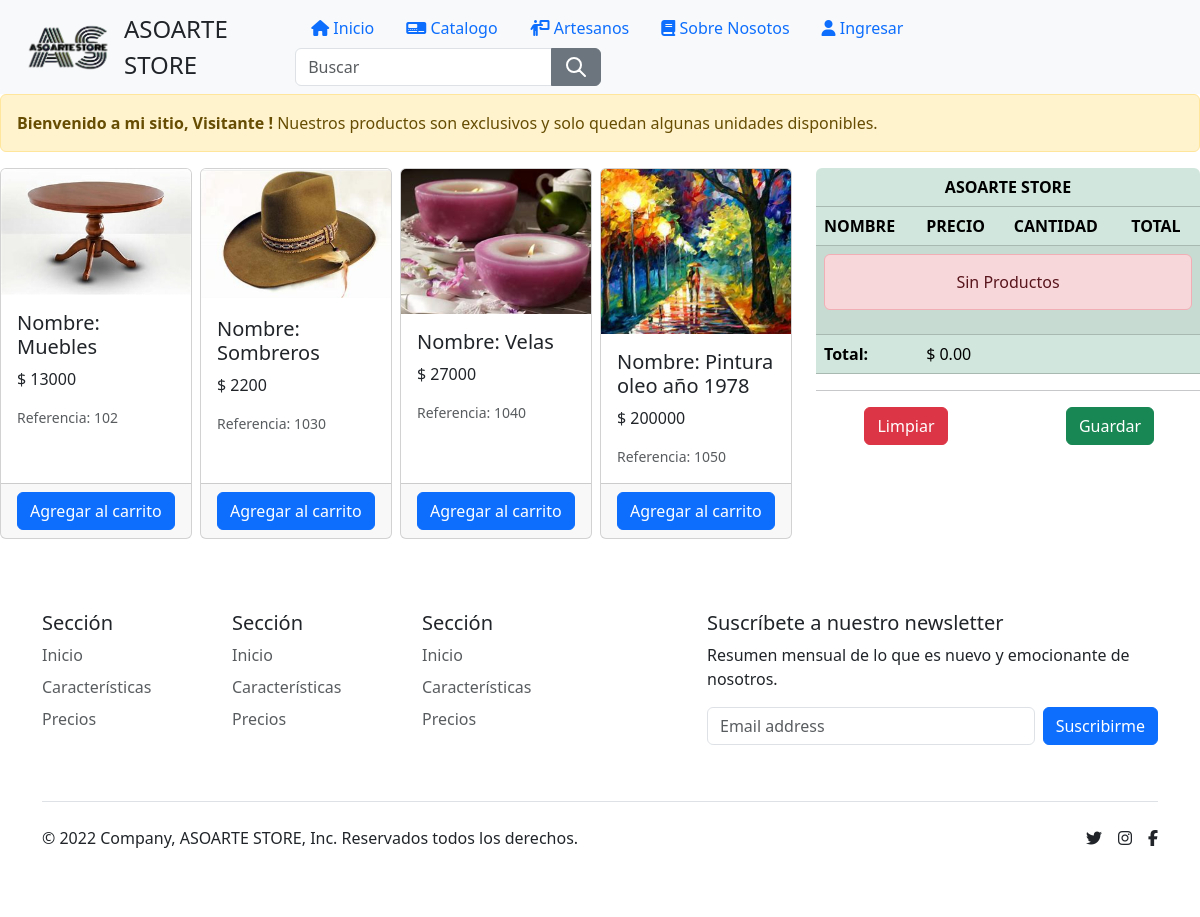
/productos/, run on the app's committed database.
### productos/models.py (models this page shows, shortened)
class Producto(models.Model):
    cod_prod = models.IntegerField(primary_key=True)
    nombre = models.CharField(max_length=30, blank=True, null=True)
    imagen = models.ImageField(upload_to="productos", null=True)
    cantidad = models.IntegerField(blank=True)
    valor_compra = models.IntegerField(blank=True, null=True)
    valor_venta = models.IntegerField(blank=True, null=True)
    fecha_actualiza = models.DateTimeField()

### productos/views.py (the view)
# urls.py: path('', tienda, name="Tienda"),
def tienda(request):
    productos = Producto.objects.all()
    return render(request, "productos/tienda.html", {'productos':productos})

### productos/context_processor.py (called while the page is built)
def total_carrito(request):
    total = 0
    if "carrito" in request.session.keys():
        for key, value in request.session["carrito"].items():
            total += int(value["acumulado"])
    return {"total_carrito": total}

### templates/productos/tienda.html
{% extends 'partials/body.html' %}
{% block contenido %}
<div class="alert alert-warning alert-dismissible fade show" role="alert">
    <strong>Bienvenido a mi sitio, {% if user.is_authenticated %} {{ user.username }}
    {% else %}
      Visitante
    {% endif %}!</strong> Nuestros productos son exclusivos y solo quedan algunas unidades disponibles.
  </div>
<div class="row justify-content-start">
    <div class="col-8">
<div class="row row-cols-2 row-cols-md-4 g-2">
    {% for producto in productos %}
    <div class="col">
      <div class="card h-100" >
        <img src="{{producto.imagen.url}}" class="card-img-top" alt="{{producto.nombre}}">
        <div class="card-body">
          <h5 class="card-title">Nombre: {{producto.nombre}}</h5>
          <p class="card-text">$ {{producto.valor_venta}}</p>
          <small class="text-muted">Referencia: {{producto.cod_prod}}</small>
        </div>
        <div class="card-footer">
            <a href="{% url 'Add' producto.cod_prod %}" class="btn btn-primary">Agregar al carrito</a>
        </div>
    </div>
</div>
    {% endfor %}
</div>
</div>
<div class="col-4">
    {% include "productos/carrito.html" %}
</div>
</div>
{% endblock contenido %}

### data on the page
Producto: imagen (picture), nombre "Muebles", valor_venta "13000", cod_prod "102"
Producto: imagen (picture), nombre "Sombreros", valor_venta "2200", cod_prod "1030"
Producto: imagen (picture), nombre "Velas", valor_venta "27000", cod_prod "1040"
Producto: imagen (picture), nombre "Pintura oleo año 1978", valor_venta "200000", cod_prod "1050"

### other printed values
{{ total_carrito|floatformat:2 }} "0.00"
